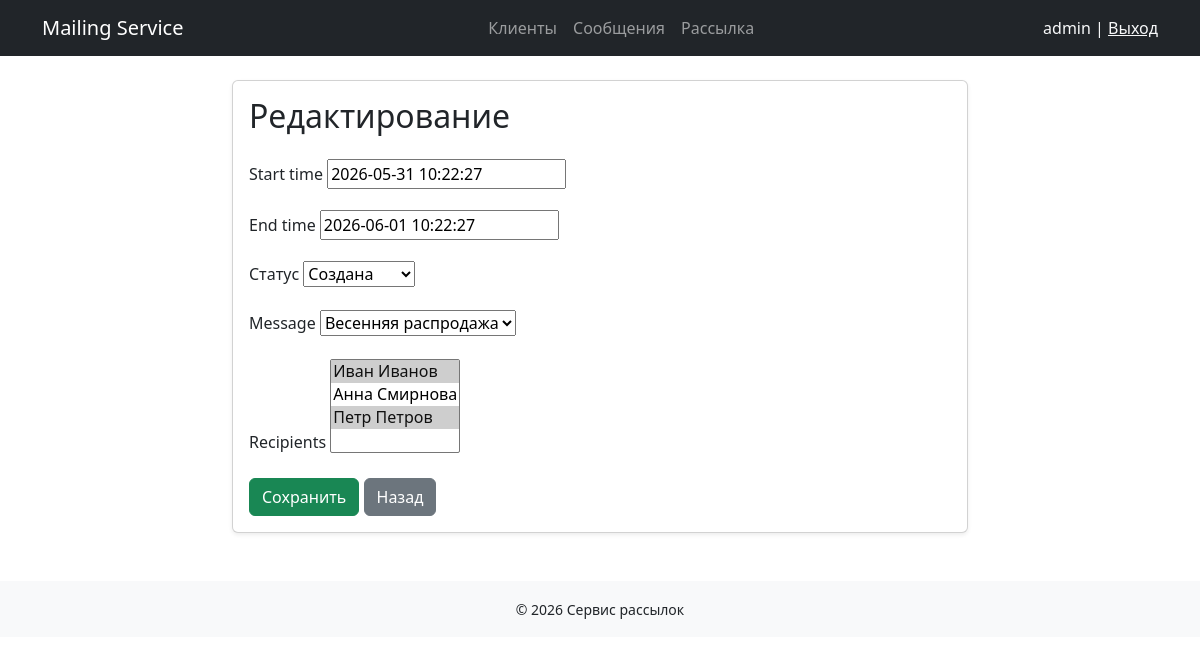
The app's page /mailing/1/update/ (signed in), older data.
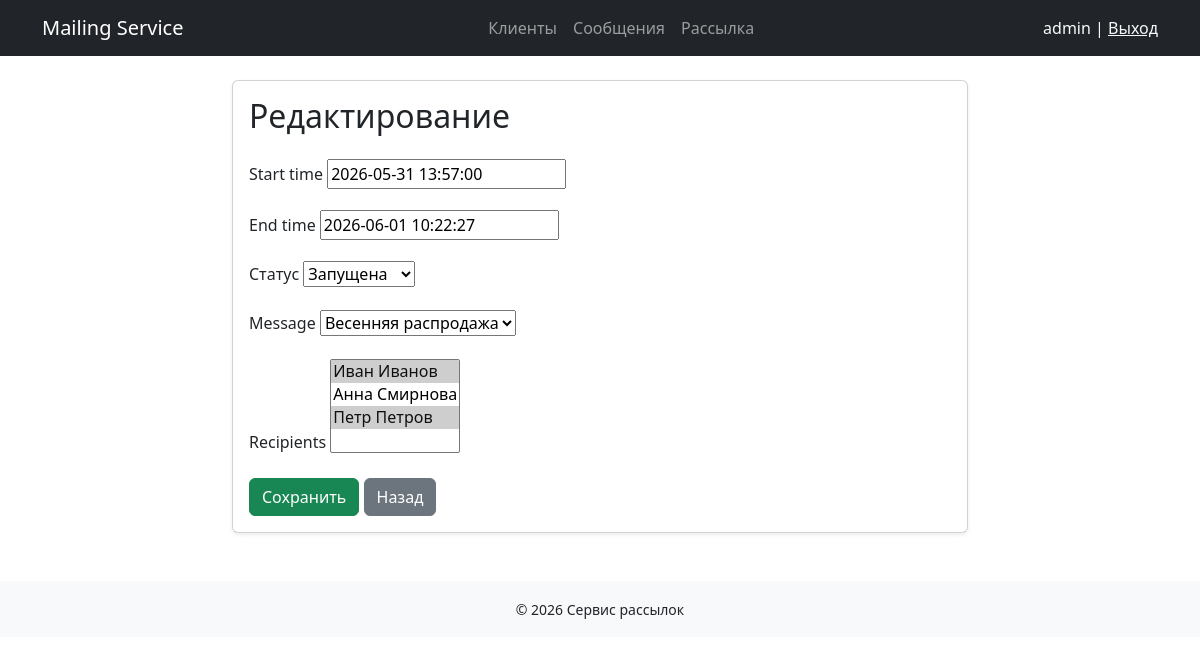
The same page, newer data.
### mailing/models.py (models this page shows, shortened)
class Mailing(models.Model):
    start_time = models.DateTimeField()
    end_time = models.DateTimeField()
    CREATED = 'Created'
    RUNNING = 'Running'
    COMPLETED = 'Completed'
    status_list = [
        (COMPLETED, 'Завершена'),
        (CREATED, 'Создана'),
        (RUNNING, 'Запущена')
    ]
    status = models.CharField(
        max_length=20,
        choices = status_list,
        verbose_name= 'Статус'
    )
    message = models.ForeignKey(Message, on_delete=models.CASCADE)
    recipients = models.ManyToManyField(Recipient)

### mailing/views.py (the view)
# urls.py: path("mailing/<int:pk>/update/", MailingUpdateView.as_view(), name="mailing_update"),
class MailingUpdateView(BaseUpdateView):
    model = Mailing
    form_class = MailingForm
    template_name = 'mailing/form.html'
    success_url = reverse_lazy('mailing:mailing_list')

### mailing/forms.py (shortened to what this page needs)
class MailingForm(forms.ModelForm):
    class Meta:
        model = Mailing
        fields = '__all__'

### mailing/models.py (called while the page is built)
    def __str__(self):
        return self.full_name

    def __str__(self):
        return self.subject

### mailing/templates/mailing/form.html (shortened to what this page needs)
{% extends 'mailing/base.html' %}
{% block content %}
<div class="row justify-content-center">
    <div class="col-md-8">
        <div class="card shadow-sm">
            <div class="card-body">
                <h2 class="mb-4">
                    {% if object %}
                        Редактирование
                    {% else %}
                        Создание
                    {% endif %}
                </h2>
                <form method="post">
                    {% for field in form %}
                        <div class="mb-3">
                            <label class="form-label">
                                {{ field.label }}
                            </label>
                            {{ field }}
                        </div>
                    {% endfor %}
                    <button type="submit" class="btn btn-success">
                        Сохранить
                    </button>
                    <a href="javascript:history.back()" class="btn btn-secondary">
                        Назад
                    </a>
                </form>
            </div>
        </div>
    </div>
</div>
{% endblock %}

Row changes from the older to the newer data that the page shows:
changed Mailing "Весенняя распродажа": start_time "2026-05-31 10:22:27" → "2026-05-31 13:57:00"; status "Создана" → "Запущена"
